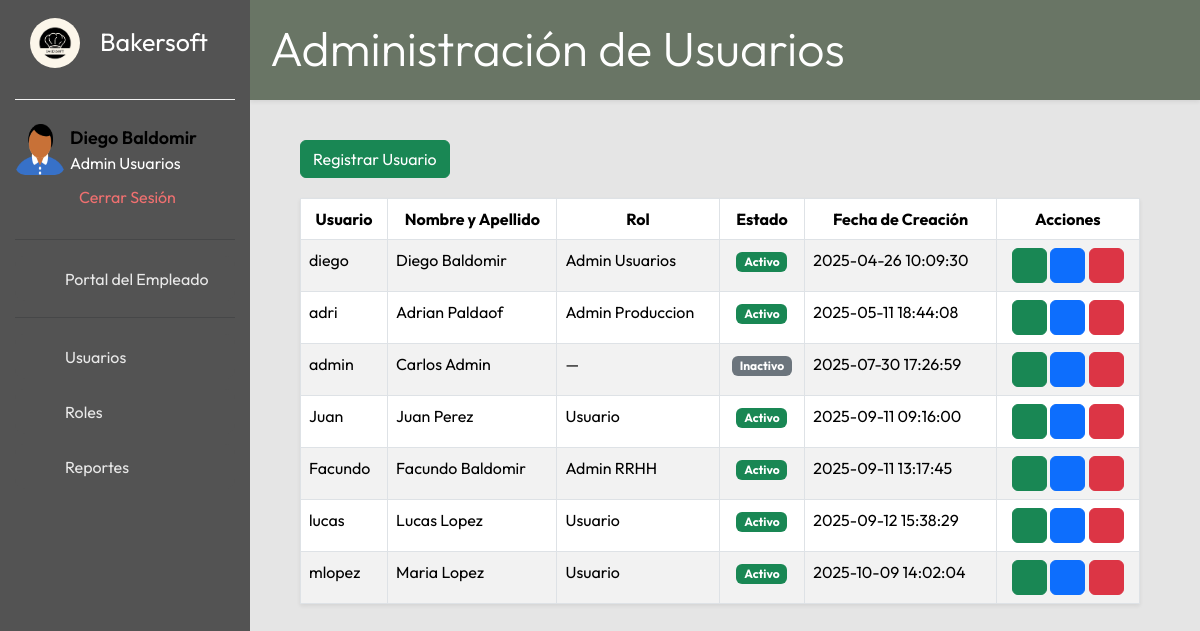
Before: /usuarios/vista/index.php (signed in) with the older database file.
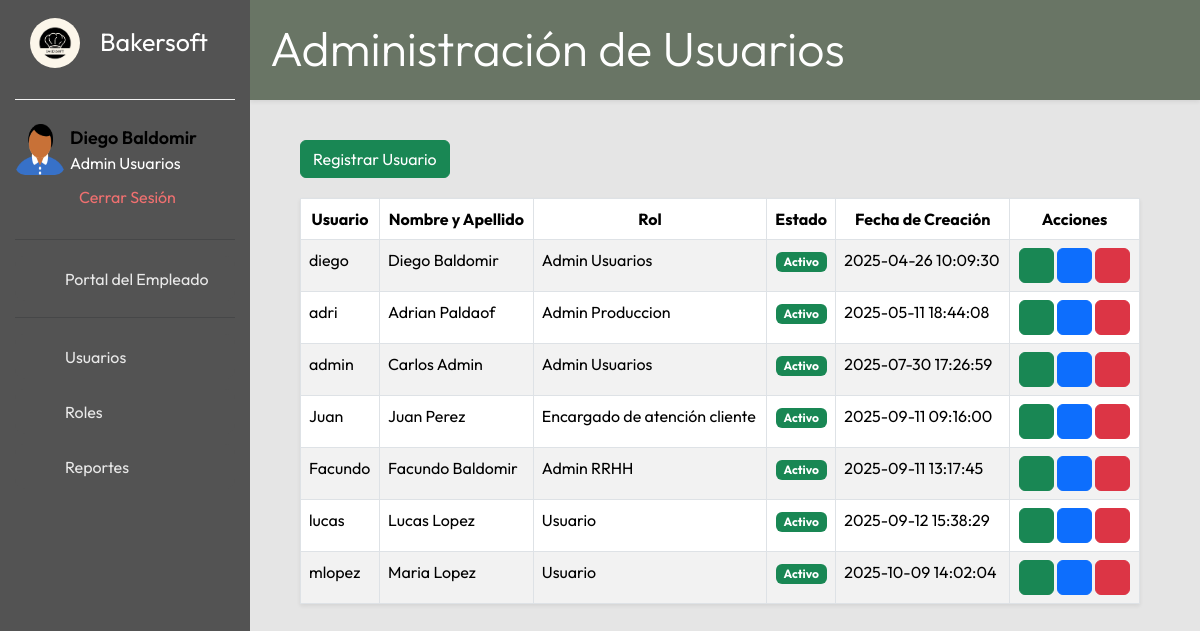
After: the same page with the newer database file.
### tables this page shows
CREATE TABLE usuarios (
  id int NOT NULL,
  usuario varchar(50) NOT NULL,
  contrasena varchar(255) NOT NULL,
  fecha_creacion datetime NOT NULL DEFAULT CURRENT_TIMESTAMP,
  nomyapellido varchar(100) NOT NULL,
  estado enum('Activo','Inactivo') NOT NULL DEFAULT 'Activo',
  eliminado tinyint(1) NOT NULL DEFAULT '0',
  fecha_baja datetime DEFAULT NULL,
  rol int DEFAULT NULL
);

### config/bd.php (called while the page is built)
<?php
class bd {
    private $host;
    private $dbname;
    private $user;
    private $password;
    function __construct(){
        $this->host = "localhost";
        $this->dbname = "bakersoft";
        $this->user = "root";
        $this->password = "";
    }
    public function conexion(){
    try{
        $PDO = new PDO("mysql:host=".$this->host.";dbname=".$this->dbname,$this->user,$this->password);
        return $PDO;
    }catch(PDOexception $ex){
        return $ex->getMessage();
    }
    }
}
?>

### usuarios/controlador/controladorusuarios.php (called while the page is built, shortened)
<?php
class controladorUsuario{
    private $modelo;
    public function __construct(){
        require_once("../modelo/modeloUsuarios.php");
        $this->modelo = new modeloUsuario();
    }
    public function mostrarTodos(){
        return ($this->modelo->listarTodos() ? $this->modelo->listarTodos() : false);
    }
}

### usuarios/modelo/modelousuarios.php (called while the page is built, shortened)
<?php
class modeloUsuario{
    private $PDO;
    public function __construct(){
        require_once("../../config/bd.php");
        $con = new bd();
        $this->PDO = $con->conexion();
    }
    public function listarTodos(){
        $consulta = $this->PDO->prepare("SELECT id, usuario, nomyapellido, rol, fecha_creacion, estado
FROM usuarios
WHERE eliminado = 0
ORDER BY id ASC");
        return ($consulta->execute()) ? $consulta->fetchAll() : false;
    }
}

### usuarios/vista/index.php (the view, shortened to what this page needs)
<?php
include_once("../../includes/head_app.php");
require_once("../controlador/controladorusuarios.php");
require_once(__DIR__ . "/../../config/bd.php");
$obj = new controladorUsuario();
$usuarios = $obj->mostrarTodos();
$pdo = (new bd())->conexion();
$roles = $pdo->query("SELECT id_rol, nombre_rol FROM roles ORDER BY nombre_rol")->fetchAll(PDO::FETCH_ASSOC);
$rolesMap = [];
foreach ($roles as $r) {
    $rolesMap[(int)$r['id_rol']] = $r['nombre_rol'];
}
function e($v)
{
    return htmlspecialchars((string)($v ?? ''), ENT_QUOTES, 'UTF-8');
}
?>
<div class="titulo-contenido shadow-sm">
    <h1 class="display-5">Administración de Usuarios</h1>
</div>
<div class="contenido-principal">
    <div class="encabezado-tabla">
        <div>
            <button type="button" class="btn btn-success" data-bs-toggle="modal" data-bs-target="#registrarUsuario">
                Registrar Usuario
            </button>
        </div>
    </div>
    <div class="contenido">
        <div class="tabla-empleados">
            <table id="Usuarios-lista" class="shadow-sm table table-striped table-hover table-bordered">
                <thead class="thead-dark">
                    <tr class="text-center">
                        <th scope="col">Usuario</th>
                        <th scope="col">Nombre y Apellido</th>
                        <th scope="col">Rol</th>
                        <th scope="col">Estado</th>
                        <th scope="col">Fecha de Creación</th>
                        <th class="text-center" scope="col">Acciones</th>
                    </tr>
                </thead>
                <tbody id="empleados-lista">
                    <?php if ($usuarios): ?>
                        <?php foreach ($usuarios as $u) { ?>
                            <tr>
                                <td><?= e($u['usuario']) ?></td>
                                <td><?= e($u['nomyapellido']) ?></td>
                                <td><?= e($rolesMap[(int)($u['rol'] ?? 0)] ?? '—') ?></td>
                                <td class="text-center">
                                    <?php if (($u['estado'] ?? 'Activo') === 'Activo'): ?>
                                        <span class="badge bg-success">Activo</span>
                                    <?php else: ?>
                                        <span class="badge bg-secondary">Inactivo</span>
                                    <?php endif; ?>
                                </td>
                                <td><?= e($u['fecha_creacion']) ?></td>
                                <td class="text-center">
                                    <button class="btn btn-success verUsuario" title="Consultar Usuario">
                                    </button>
                                    <button class="btn btn-primary editUsuario" title="Editar Usuario">
                                    </button>
                                    <button class="btn btn-danger deleteUsuario" title="Eliminar Usuario">
                                    </button>
                                </td>
                            <?php }  ?>
                        <?php else: ?>
                            <tr>
                                <td colspan="6" class="text-center">No existen usuarios para mostrar</td>
                            </tr>
                        <?php endif; ?>
                </tbody>
            </table>
        </div>
    </div>

Changed rows visible on the page:
changed usuarios "admin": rol "—" → "Admin Usuarios"; estado "Inactivo" → "Activo"
changed usuarios "Juan": rol "Usuario" → "Encargado de atención cliente"
